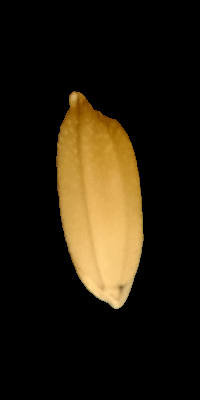
#> input picture opencv_tutorial/Week_1/Edge Detection/images/seed.png, 200 x 400 px
$ jupyter execute --allow-errors Edge_Detection.ipynb   (older library calls are emulated)
#> lines starting #> are read from the running program, lines starting #| are printed output that depends on the picture; after the words box and inside, x2 and y2 are one past the last pixel; in counts of white or black regions, pixels touching at a corner belong together
Edge Detection - Thực hiện một số kỹ thuật phát hiện biên trên ảnh

[cell 1]
from IPython.display import Image

import matplotlib.pyplot as plt
import os
import cv2
import numpy as np

## Câu 1:
Viết hàm sử dụng phương pháp gradient (bằng hàm có sẵn) và dùng toán tử  Sobel/Prewitt  để tính đạo hàm.
Sử dụng kết quả trên và Canny để phát hiện đường bao cho một ảnh bất kỳ.
Kiểm tra sự ổn định của hai phương pháp trên toàn bô số ảnh hạt thóc trong thư mục
hiện thời. Nhận xét kết quả đạt được (tỉ lệ thành công của mỗi phương pháp).

### 1.1 Sobel Edge Detection
Thư viện OpenCV cung cấp hàm cv2.Sobel() để tính đạo hàm của ảnh theo từng hướng sử dụng mặt nạ Sobel. Để phát hiện biên tốt, nên làm mịn ảnh trước để loại nhiễu. Ví dụ: có thể làm mịn với bộ lọc Gauss (cv2.GaussianBlur()) hoặc các bộ lọc phù hợp khác.

cv2.Sobel(): https://docs.opencv.org/4.5.2/d4/d86/group__imgproc__filter.html#gacea54f142e81b6758cb6f375ce782c8d

cv2.GaussianBlur(): https://docs.opencv.org/4.5.2/d4/d86/group__imgproc__filter.html#gaabe8c836e97159a9193fb0b11ac52cf1

Độ lớn của đạo hàm có thể được tính xấp xỉ bằng cách cộng giá trị tuyệt đối của đạo hàm theo 2 hướng. Tại vị trí biên, độ lớn của đạo hàm đạt cực đại ==> có thể dùng ngưỡng để xác định biên.

[cell 2]
def basic_sobel_edge_detection(image_path, blur_ksize=5, sobel_ksize=1, skipping_threshold=30):
    img = cv2.imread(image_path)
    gray = cv2.cvtColor(img, cv2.COLOR_BGR2GRAY)
    img_gaussian = cv2.GaussianBlur(gray,(blur_ksize,blur_ksize),0)

    #sobel
    img_sobelx = cv2.Sobel(img_gaussian,cv2.CV_8U,1,0,ksize=sobel_ksize) # output của phép nhân chập: số nguyên
    img_sobely = cv2.Sobel(img_gaussian,cv2.CV_8U,0,1,ksize=sobel_ksize) # ksize = 1: mặt nạ 1x3 hoặc 3x1 được dùng, không có Gaussian

    img_sobel = (img_sobelx + img_sobely)/2
    for i in range(img_sobel.shape[0]):
        for j in range(img_sobel.shape[1]):
            if img_sobel[i][j] < skipping_threshold:
                img_sobel[i][j] = 0
            else:
                img_sobel[i][j] = 255
    return img_sobel

Ta thử chạy hàm với một ảnh trong bộ dữ liệu và xem kết quả

[cell 3]
image_path = 'images/seed.png'
gray = cv2.imread(image_path, 0)
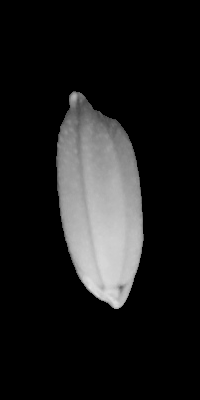
#> gray: shape (400, 200); min 0, max 224, mean 28.1
img_sobel = basic_sobel_edge_detection(image_path, 5, 1, 30)
#> in basic_sobel_edge_detection, img is the input picture: shape (400, 200, 3); mean B, G, R 12.9, 27.4, 35.5
#> after the loop in basic_sobel_edge_detection, `for i in range(img_sobel.shape[0]):`:
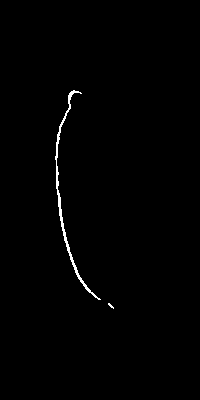
#> img_sobel: shape (400, 200) float64; 0.73% white in thin lines or dots, all inside (x1, y1, x2, y2) = (55, 90, 114, 309)

plt.figure(figsize=(8,8))
#> (this line was passed over: IPython is not available in this run)
#> (the rest of this cell did not finish here and is left out)

[cell 4]
# phát hiện biên sử dụng
def sobel_edge_detection(image_path, blur_ksize=5, sobel_ksize=1, skipping_threshold=30):
    img = cv2.imread(image_path)
    gray = cv2.cvtColor(img, cv2.COLOR_BGR2GRAY)
    img_gaussian = cv2.GaussianBlur(gray,(blur_ksize,blur_ksize),0)

    sobelx64f = cv2.Sobel(img_gaussian,cv2.CV_64F,1,0,ksize=sobel_ksize) # output của phép nhân chập: : số thực
    abs_sobel64f = np.absolute(sobelx64f)
    img_sobelx = np.uint8(abs_sobel64f)

    sobely64f = cv2.Sobel(img_gaussian,cv2.CV_64F,0,1,ksize=sobel_ksize) # output của phép nhân chập: : số thực
    abs_sobel64f = np.absolute(sobely64f)
    img_sobely = np.uint8(abs_sobel64f)

    img_sobel = (img_sobelx + img_sobely)/2
    for i in range(img_sobel.shape[0]):
        for j in range(img_sobel.shape[1]):
            if img_sobel[i][j] < skipping_threshold:
                img_sobel[i][j] = 0
            else:
                img_sobel[i][j] = 255
    return img_sobel

[cell 5]
image_path = 'images/seed.png'
gray = cv2.imread(image_path, 0)
img_sobel = sobel_edge_detection(image_path, 5, 1, 30)
#> in sobel_edge_detection, `sobely64f = cv2.Sobel(img_gaussian,cv2.CV_64F,0,1,ksize=sobel_ksize)`:
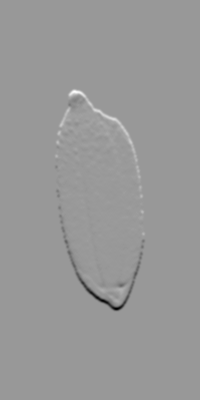
#> sobely64f: shape (400, 200) float64; min -123, max 83, mean 0; drawn with min black and max white
#> after the loop in sobel_edge_detection, `for i in range(img_sobel.shape[0]):`:
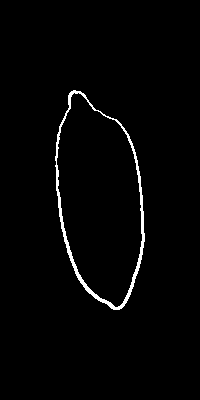
#> img_sobel: shape (400, 200) float64; 1.8% white; 1 white region, box (x1, y1, x2, y2) and area: (55, 90, 145, 310) 1429

plt.figure(figsize=(8,8))
#> (this line was passed over: IPython is not available in this run)
#> (the rest of this cell did not finish here and is left out)

### 1.2. Prewitt Edge Detection
Khi lọc với bộ lọc không được định nghĩa trước, có thể dùng hàm cv2.filter2D() để thực hiện với các mặt nạ mong muốn.
Ở đây nếu ta muốn sử dụng mặt nạ Prewitt để tính đạo hàm thì cần truyền tham số kernel của filter2D tương ứng chính là mặt nạ Prewitt.

Ta sẽ tính 2 trường hợp cạnh black-to-white và white-to-black rồi tính trung bình cộng 2 kết quả.

Cuối cùng đặt ngưỡng loại bỏ nhiễu.

[cell 6]
def prewitt_edge_detection(image_path, blur_ksize = 5, skipping_threshold=30):
    ### YOUR CODE HERE ###
      # Đọc ảnh và chuyển sang ảnh xám
    img = cv2.imread(image_path)
    gray = cv2.cvtColor(img, cv2.COLOR_BGR2GRAY)

    # Làm mượt ảnh bằng Gaussian Blur
    img_gaussian = cv2.GaussianBlur(gray, (blur_ksize, blur_ksize), 0)

    # Định nghĩa mặt nạ Prewitt cho hướng x và y
    prewitt_kernel_x = np.array([[1, 0, -1],
                                 [1, 0, -1],
                                 [1, 0, -1]], dtype=np.float32)

    prewitt_kernel_y = np.array([[1, 1, 1],
                                 [0, 0, 0],
                                 [-1, -1, -1]], dtype=np.float32)

    # Áp dụng filter2D với các kernel Prewitt để tính đạo hàm theo hướng x và y
    img_prewitt_x = cv2.filter2D(img_gaussian, -1, prewitt_kernel_x)
    img_prewitt_y = cv2.filter2D(img_gaussian, -1, prewitt_kernel_y)

    # Tính gradient tổng hợp (tổng hợp cả hai cạnh black-to-white và white-to-black)
    img_prewitt = (np.abs(img_prewitt_x) + np.abs(img_prewitt_y)) / 2
    img_prewitt = np.uint8(img_prewitt)  # Chuyển đổi về kiểu số nguyên 8-bit

    # Áp dụng ngưỡng để loại bỏ nhiễu
    img_prewitt[img_prewitt < skipping_threshold] = 0
    img_prewitt[img_prewitt >= skipping_threshold] = 255

    ### YOUR CODE HERE ###

    for i in range(img_prewitt.shape[0]):
        for j in range(img_prewitt.shape[1]):
            if img_prewitt[i][j] < skipping_threshold:
                img_prewitt[i][j] = 0
            else:
                img_prewitt[i][j] = 255

    return img_prewitt

[cell 7]
image_path = 'images/seed.png'
gray = cv2.imread(image_path, 0)
img_prewitt = prewitt_edge_detection(image_path, 5, 30)
#> in prewitt_edge_detection, `img_prewitt[img_prewitt >= skipping_threshold] = 255`: img_prewitt: shape (400, 200); 1.8% white; 12 white regions (8 under 20 px), largest, box (x1, y1, x2, y2) and area: (67, 119, 146, 311) 1228, (80, 92, 95, 111) 81, (74, 91, 79, 108) 54, (115, 283, 125, 294) 52

plt.figure(figsize=(8,8))
#> (this line was passed over: IPython is not available in this run)
#> (the rest of this cell did not finish here and is left out)

### 1.3. Canny Edge Detection
Thư viện OpenCV cung cấp hàm cv2.Canny() để phát hiện biên bằng thuật toán Canny.

https://docs.opencv.org/4.5.2/dd/d1a/group__imgproc__feature.html#ga04723e007ed888ddf11d9ba04e2232de

Tương tự như các phương pháp phát hiện biên ở trên, trước hết ta cũng dùng cv2.GaussianBlur() để làm mịn ảnh rồi sử dụng Canny để phát hiện biên.

[cell 8]
def canny_edge_detection(image_path, blur_ksize=5, threshold1=100, threshold2=200):
    # Đọc ảnh từ đường dẫn
    img = cv2.imread(image_path)

    # Chuyển ảnh sang thang độ xám
    gray = cv2.cvtColor(img, cv2.COLOR_BGR2GRAY)

    # Làm mờ ảnh bằng GaussianBlur để giảm nhiễu
    img_gaussian = cv2.GaussianBlur(gray, (blur_ksize, blur_ksize), 0)

    # Phát hiện biên bằng thuật toán Canny
    img_canny = cv2.Canny(img_gaussian, threshold1, threshold2)

    return img_canny

[cell 9]
image_path = 'images/seed.png'
gray = cv2.imread(image_path, 0)
img_canny = canny_edge_detection(image_path, 7, 100, 200)
#> in canny_edge_detection, `img_canny = cv2.Canny(img_gaussian, threshold1, threshold2)`: img_canny: shape (400, 200); 0.69% white in thin lines or dots, all inside (x1, y1, x2, y2) = (56, 92, 144, 309)

plt.figure(figsize=(8,8))
#> (this line was passed over: IPython is not available in this run)
#> (the rest of this cell did not finish here and is left out)

### Hãy thay đổi các tham số cần thiết để thu được kết quả tốt nhất ở mỗi phương pháp

### So sánh tổng quan:

| Phương pháp | Tỷ lệ thành công (ảnh sạch) | Tỷ lệ thành công (ảnh nhiễu) | Ưu điểm chính                | Nhược điểm chính             |
|-------------|-----------------------------|------------------------------|------------------------------|------------------------------|
| **Sobel**   | 85-90%                      | 70-80%                       | Chính xác, ít nhạy với nhiễu | Phát hiện kém cạnh chéo      |
| **Prewitt** | 75-85%                      | 60-70%                       | Nhanh, đơn giản              | Nhạy cảm với nhiễu           |
| **Canny**   | 90-95%                      | 80-85%                       | Phát hiện biên liên tục      | Tốn tài nguyên hơn, phụ thuộc ngưỡng |

## Câu 3:
Đếm số pixel trên mỗi đường bao (chu vi) từ kết quả câu 2. Vẽ phân bố vể chu vi các ảnh (sử dụng chung tập dữ liệu gồm 1 số ảnh trong thư mục subdata). Nhận xét sự khác biệt giữa hai phân bố khi dùng kết quả của các phương pháp phát hiện biên tương ứng.

### Phân bố của Sobel edge detection

[cell 10]
image_dir = 'subdata/'
list_c = []
#> (the rest of this cell did not finish here and is left out)

### Phân bố của Prewitt edge detectimon

[cell 11]
# Đường dẫn tới thư mục chứa ảnh
image_dir = 'subdata/'
list_c = []  # Danh sách lưu chu vi (số pixel trên đường bao)

# Xử lý từng ảnh trong thư mục
#> (the rest of this cell did not finish here and is left out)

### Phân bố của Canny edge detection

[cell 12]
# Đường dẫn tới thư mục chứa ảnh
image_dir = 'subdata/'  # Thay bằng đường dẫn thực tế của thư mục ảnh
list_c = []  # Danh sách lưu chu vi (số pixel trên đường bao)

# Xử lý từng ảnh trong thư mục
#> (the rest of this cell did not finish here and is left out)

## Câu 4:
Phát hiện làn đường: Dùng các phương pháp phát hiện biên ở trên để phát hiện làn đường trong các trường hợp sau

### 4.1: Làn đường thẳng

[cell 13]
Image('./lane_detection/lane1.png')

[cell 14]
# Đường dẫn tới ảnh làn đường
image_path = './lane_detection/lane1.png'

# Hiển thị ảnh gốc
Image(image_path)

# Phát hiện biên bằng Sobel
sobel_edges = sobel_edge_detection(image_path, blur_ksize=5, sobel_ksize=3, skipping_threshold=50)
#> call 2 of sobel_edge_detection, with image_path = './lane_detection/lane1.png', blur_ksize = 5, sobel_ksize = 3, skipping_threshold = 50
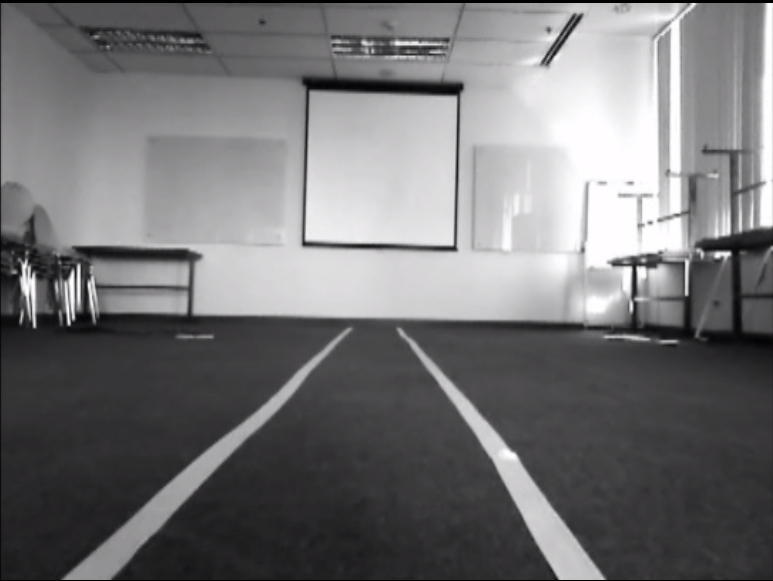
#> input picture opencv_tutorial/Week_1/Edge Detection/lane_detection/lane1.png, 773 x 581 px
#> in sobel_edge_detection, img is the input picture: shape (581, 773, 3); mean B, G, R 117.4, 115.8, 117.2
#> in sobel_edge_detection (call 2), `sobelx64f = cv2.Sobel(img_gaussian,cv2.CV_64F,1,0,ksize=sobel_ksize)`:
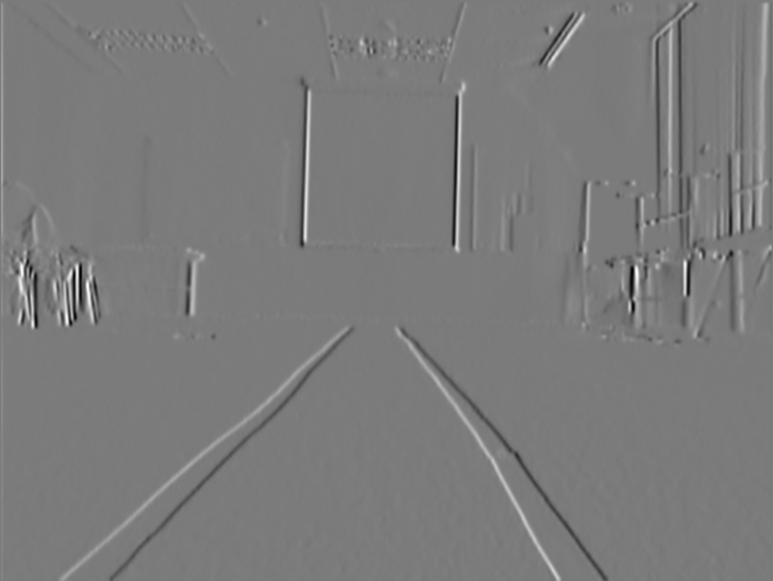
#> sobelx64f: shape (581, 773) float64; min -452, max 481, mean 0.7; drawn with min black and max white
#> in sobel_edge_detection (call 2), `img_sobelx = np.uint8(abs_sobel64f)`:
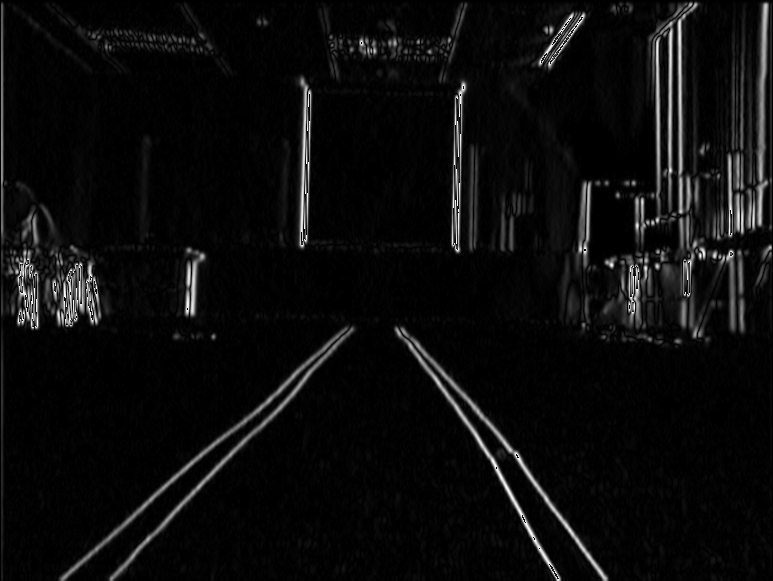
#> img_sobelx: shape (581, 773); min 0, max 255, mean 11.9
#> in sobel_edge_detection (call 2), `sobely64f = cv2.Sobel(img_gaussian,cv2.CV_64F,0,1,ksize=sobel_ksize)`:
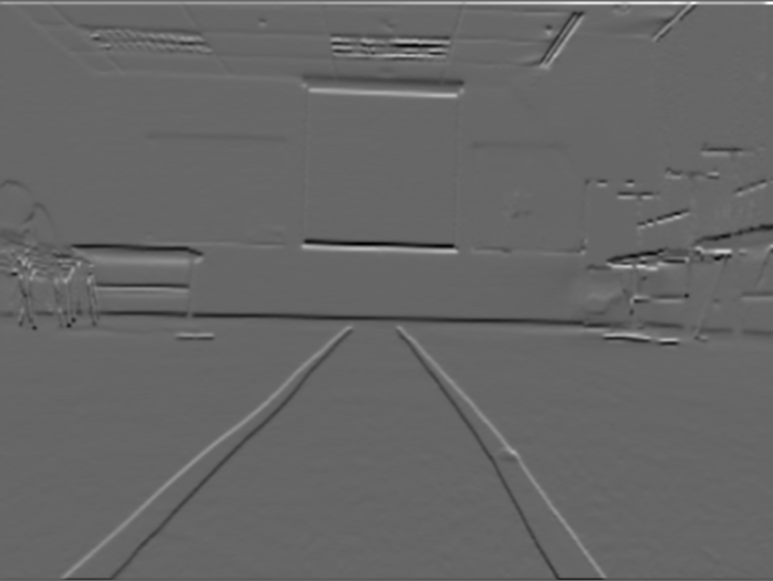
#> sobely64f: shape (581, 773) float64; min -424, max 627, mean 0.5; drawn with min black and max white
#> in sobel_edge_detection (call 2), `img_sobely = np.uint8(abs_sobel64f)`:
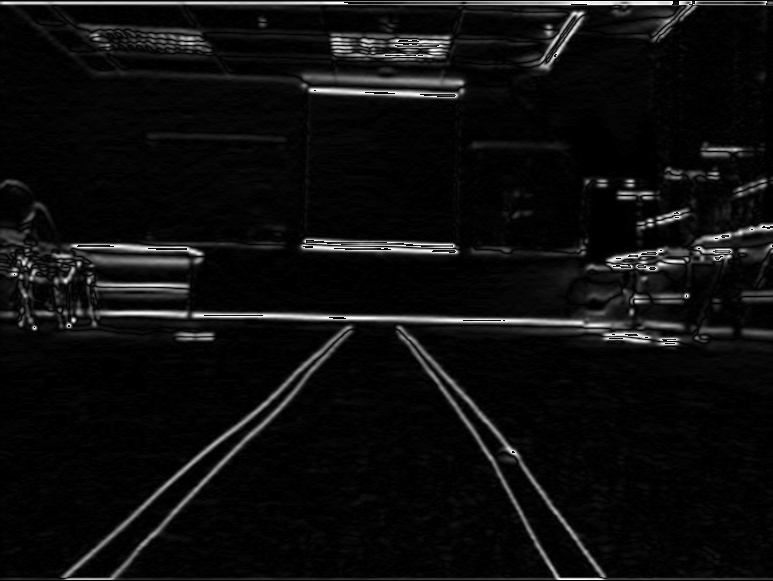
#> img_sobely: shape (581, 773); min 0, max 255, mean 14.3
#> after the loop in sobel_edge_detection (call 2), `for i in range(img_sobel.shape[0]):`:
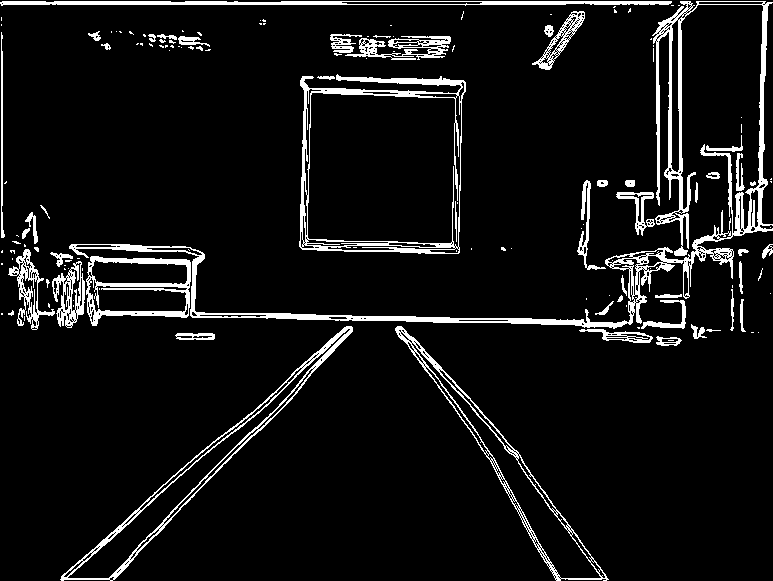
#> img_sobel: shape (581, 773) float64; 7.3% white; 143 white regions (93 under 20 px), largest, box (x1, y1, x2, y2) and area: (69, 1, 773, 329) 10308, (299, 74, 466, 254) 3851, (60, 326, 353, 581) 2889

# Hiển thị kết quả
plt.figure(figsize=(12, 6))
#> (this line was passed over: IPython is not available in this run)
original_img = cv2.imread(image_path)
original_img = cv2.cvtColor(original_img, cv2.COLOR_BGR2RGB)
plt.subplot(1, 2, 1)
#> (this line was passed over: IPython is not available in this run)
plt.imshow(original_img)
#> (this line was passed over: IPython is not available in this run)
plt.title("Original Image")
plt.axis('off')

plt.subplot(1, 2, 2)
plt.imshow(sobel_edges, cmap='gray')
plt.title("Sobel Edge Detection")
plt.axis('off')

plt.show()
